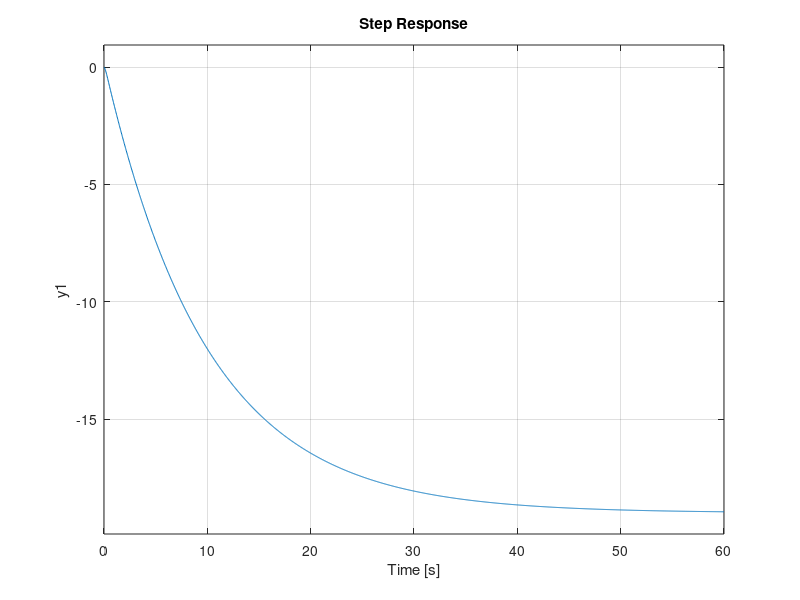

The MATLAB script that drew this image:
clc;clear;close all;

m=1;
b=10;
k=20;

% Kp=10^18; %Undamped
% Kp=100;   %Underdamped
% Kp=5;     %Critically damped
% Kp=1;     %Overdamped
% 
% Kp=-21;   %Unstable
% Kp=-20;   %Unstable
 Kp=-19;   %Stable

num=1/m;
den=[1 b/m k/m];
G=tf(num,den);

Gcl=feedback(Kp*G,1);

step(Gcl)

